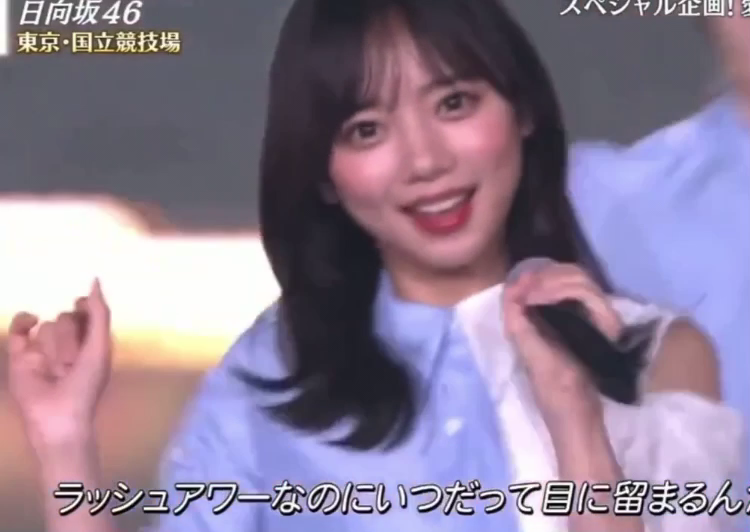
//> input picture OpenCV_for_Cpp/examples/08.png, 750 x 532 px
$ ./feature_matching   (built with g++ and OpenCV 4)
//> lines starting //> are read from the running program, lines starting //| are printed output that depends on the picture; after the words box and inside, x2 and y2 are one past the last pixel; in counts of white or black regions, pixels touching at a corner belong together
// ・シンプルなテンプレートマッチングはテンプレート画像のサイズと探索範囲の広さによって計算コストが大きくなる
// ・ヒストグラムの方法では背景色の違いによって色構成が異なるので、検出できないことがある
// ・上記の問題を解決するために、対象物の特徴点を決めてそこを基準にどのような恰好をしているかの情報を取得する特徴量を使った方法がある
// ・特徴量の不変性に対応したORBというアルゴリズムで特徴点と特徴量を高速かつ高精度で抽出することができる

#include <iostream>
#include <opencv2/opencv.hpp>

using namespace std;
using namespace cv;

int main(){
    // 探索画像（映像）
    // auto filename="../examples/sample2.avi";
    auto filename="../examples/Kyoko.mov";
    // テンプレート画像
    // auto template_img="../examples/robo.png";
    auto template_img="../examples/08.png";

    VideoCapture cap(filename);
    Mat src, ref(imread(template_img));
//> ref is the input picture: 532 rows x 750 cols, CV_8UC3; mean B, G, R 148, 126.1, 141.2

    cout << "rキーで参照画像更新" << endl;

    while(1){
        cap >> src; if(src.empty()) break;
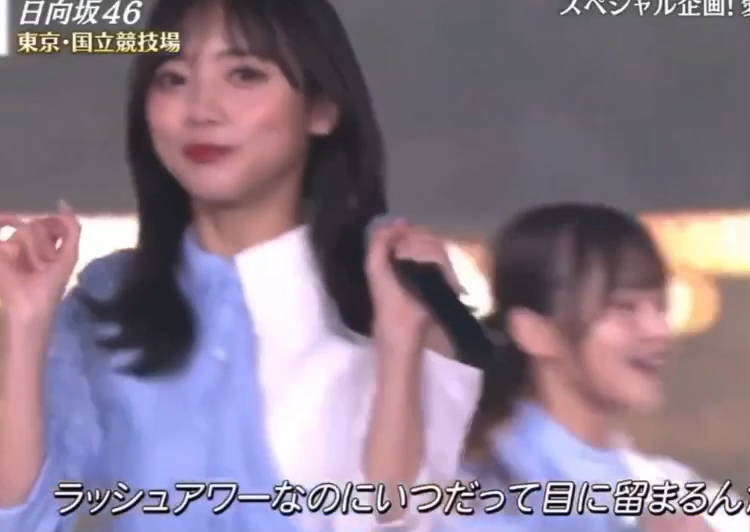
//> input picture frame 12 of OpenCV_for_Cpp/examples/Kyoko.mov, 750 x 532 px
//> further down, src is the input picture: 532 rows x 750 cols, CV_8UC3; mean B, G, R 136.2, 121.6, 137

        // 特徴の抽出と記述
        vector<KeyPoint> keypoint1, keypoint2;
        Mat descriptor1, descriptor2;
        Ptr<ORB> feature=ORB::create();
        feature->detectAndCompute(ref, noArray(), keypoint1, descriptor1);
//> keypoint1 = 497 keypoints; strongest (x, y, size): (663, 491, 31), (161, 495, 31), (640, 499, 31), (80, 493, 31)
        feature->detectAndCompute(src, noArray(), keypoint2, descriptor2);
//> keypoint2 = 477 keypoints; strongest (x, y, size): (663, 491, 31), (640, 499, 31), (161, 495, 31), (329, 488, 37.2)

        // 特徴点マッチング, ハミング距離で算出しておりデータがどれだけ違うかを示す
        vector<DMatch> allMatch, goodMatch;
        BFMatcher matcher(NORM_HAMMING);
        matcher.match(descriptor1, descriptor2, allMatch);
//> allMatch = 497 matches

        // 似ている特徴点のみピックアップ
        for(int i=0; i<(int)allMatch.size(); i++){
            if(allMatch[i].distance<10){
                goodMatch.push_back(allMatch[i]);
            }
        }
//> after the loop, goodMatch = 0 matches

        // 描画
        Mat dst(480, 1280, CV_8UC3);
        drawMatches(
            ref, keypoint1, src, keypoint2, goodMatch, dst,
            Scalar::all(-1), Scalar::all(-1), vector<char>(),
            DrawMatchesFlags::DRAW_RICH_KEYPOINTS
        );
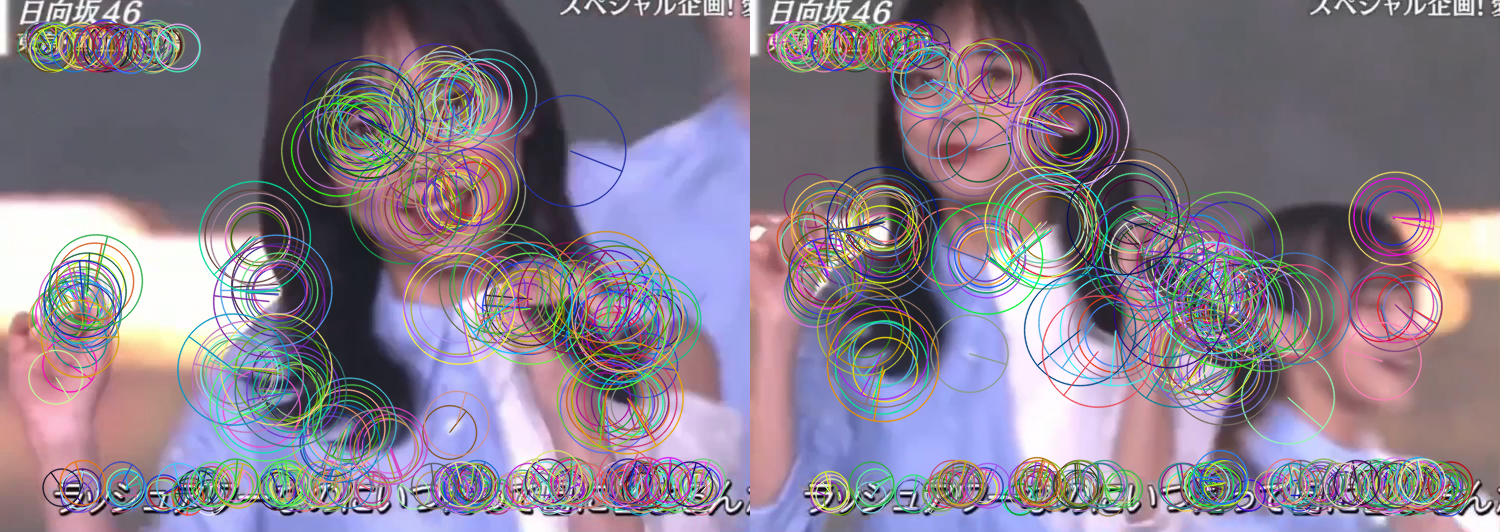
//> dst: 532 rows x 1500 cols, CV_8UC3; mean B, G, R 139.1, 124.5, 135

        // 一致率
        float matchRate=(float)goodMatch.size()/(float)keypoint1.size();
//> matchRate = 0
        stringstream ss;
        ss.precision(3);
        ss << fixed << matchRate;
        putText(dst, ss.str(), Point(8,30), FONT_HERSHEY_SIMPLEX, 1.5, Scalar(0,0,255), 4);
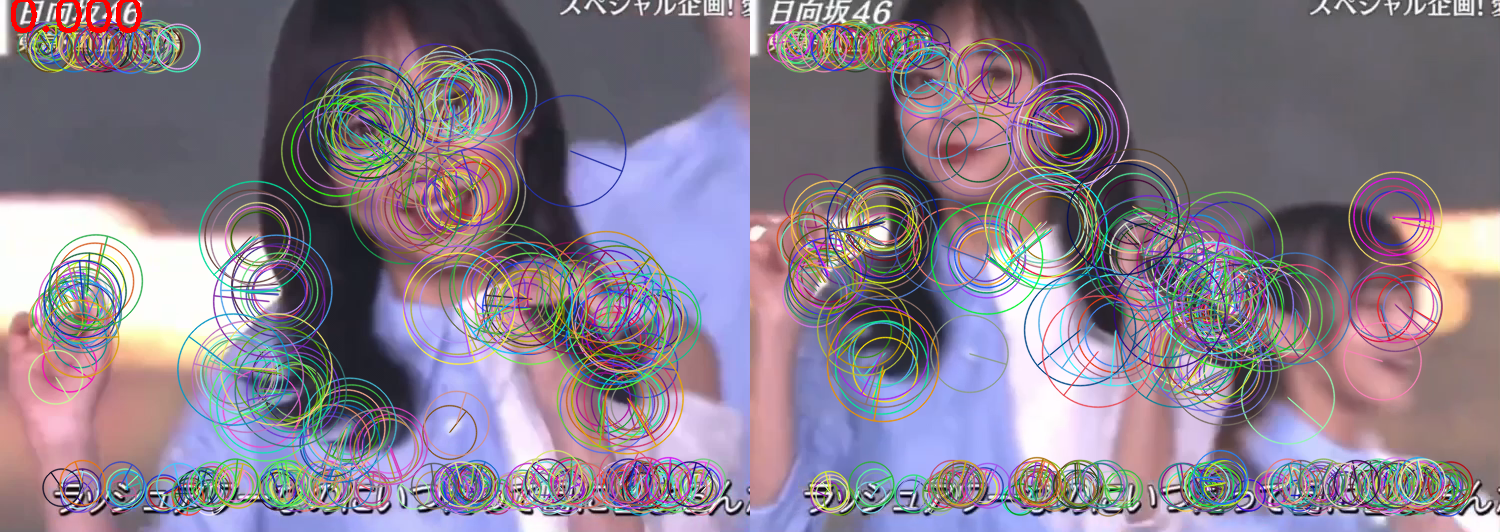
//> dst: 532 rows x 1500 cols, CV_8UC3; 0.2% of pixels changed, all inside (x1, y1, x2, y2) = (11, 0, 142, 33)
        if(matchRate>0.01){
            putText(dst, "detect", Point(650,40), FONT_HERSHEY_SIMPLEX, 1.5, Scalar(0,0,255), 4);
        }
        imshow("feature point matching", dst);

        if(waitKey(20)=='r') src.copyTo(ref);
//> the Esc key is pressed
        if(waitKey(20)==27) break;
//> the Esc key is pressed
    }

    return 0;
}
